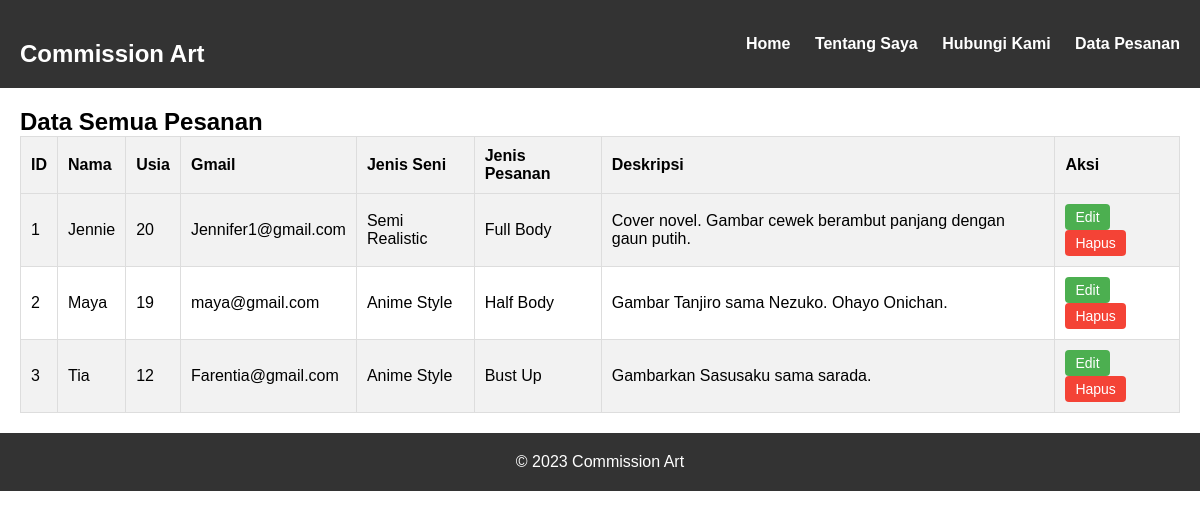
The app's page /detail.php with its own data.
### tables this page shows
CREATE TABLE `tb_art` (
  `id` int(10) NOT NULL,
  `jenisseni` varchar(50) NOT NULL,
  `jenispesanan` varchar(50) NOT NULL,
  `deskripsi` text NOT NULL,
  `nama` text NOT NULL,
  `age` int(20) NOT NULL,
  `gmail` varchar(25) NOT NULL,
  `katasandi` varchar(25) NOT NULL
);

### detail.php (the view, shortened to what this page needs)
<!DOCTYPE html>
<html lang="en">
<head>
    <link rel="stylesheet" href="style-order.css">
    <link rel="stylesheet" href="style.css">
</head>
<body>
    <header>
        <nav>
            <div class="logo">
                <h1>Commission Art</h1>
            </div>
            <ul>
                <li><a href="home.html">Home</a></li>
                <li><a href="about.html">Tentang Saya</a></li>
                <li><a href="contact.html">Hubungi Kami</a></li>
                <li><a href="detail.php">Data Pesanan</a></li>
            </ul>
        </nav>
    </header>
    <main>
        <section class="order-list">
            <h2>Data Semua Pesanan</h2>
            <table>
                <tr>
                    <th>ID</th>
                    <th>Nama</th>
                    <th>Usia</th>
                    <th>Gmail</th>
                    <th>Jenis Seni</th>
                    <th>Jenis Pesanan</th>
                    <th>Deskripsi</th>
                    <th>Aksi</th>
                </tr>
                <?php
                $host = "localhost";
                $user = "root";
                $pass = "";
                $database = "comission";
                $koneksi = mysqli_connect($host, $user, $pass, $database);
                $query = "SELECT * FROM tb_art";
                $result = mysqli_query($koneksi, $query);
                if (mysqli_num_rows($result) > 0) {
                    while ($row = mysqli_fetch_assoc($result)) {
                        echo "<tr>";
                        echo "<td>" . $row["id"] . "</td>";
                        echo "<td>" . $row["nama"] . "</td>";
                        echo "<td>" . $row["age"] . "</td>";
                        echo "<td>" . $row["gmail"] . "</td>";
                        echo "<td>" . $row["jenisseni"] . "</td>";
                        echo "<td>" . $row["jenispesanan"] . "</td>";
                        echo "<td>" . $row["deskripsi"] . "</td>";
                        echo "<td>
                            <a href='edit_pesanan.php?id=" . $row["id"] . "' class='edit-button'>Edit</a>
                            <a href='hapus_pesanan.php?id=" . $row["id"] . "' class='delete-button'>Hapus</a>
                        </td>";
                        echo "</tr>";
                    }
                } else {
                    echo "<tr><td colspan='8'>Tidak ada data pesanan.</td></tr>";
                }
                ?>
            </table>
        </section>
    </main>
    <footer>
        <p>&copy; 2023 Commission Art</p>
    </footer>
</body>
</html>

### style-order.css (style rules this page uses)
table { width: 100%; border-collapse: collapse; }
table, th, td { border: 1px solid #ddd; }
th, td { padding: 10px; text-align: left; }
th { background-color: #f2f2f2; }
tr:nth-child(even) { background-color: #f2f2f2; }
.edit-button { background-color: #4CAF50; color: white; padding: 5px 10px; border: none; text-align: center; text-decoration: none; display: inline-block; font-size: 14px; border-radius: 4px; cursor: pointer; }
.delete-button { background-color: #f44336; color: white; padding: 5px 10px; border: none; text-align: center; text-decoration: none; display: inline-block; font-size: 14px; border-radius: 4px; cursor: pointer; }

### style.css (style rules this page uses)
body, h1, h2, p, ul, li { margin: 0; padding: 0; }
body { font-family: Arial, sans-serif; }
header { background-color: #333; color: #fff; padding: 20px 0; }
nav { display: flex; justify-content: space-between; align-items: center; margin: 0 auto; max-width: 1200px; padding: 0 20px; }
.logo h1 { font-size: 24px; }
nav ul { list-style: none; }
nav ul li { display: inline; margin-left: 20px; }
nav ul li:first-child { margin-left: 0; }
nav ul li a { text-decoration: none; color: #fff; font-weight: bold; }
main { max-width: 1200px; margin: 0 auto; padding: 20px; }
footer { background-color: #333; color: #fff; text-align: center; padding: 20px 0; }
h1 { font-size: 24px; text-align: center; margin-top: 20px; }
body { background-color: #ffffff; color: #000000; }

### records on screen
tb_art: id "1", nama "Jennie", age "20", gmail "Jennifer1@gmail.com", jenisseni "Semi Realistic", jenispesanan "Full Body", deskripsi "Cover novel. Gambar cewek berambut panjang dengan gaun putih."
tb_art: id "2", nama "Maya", age "19", gmail "maya@gmail.com", jenisseni "Anime Style", jenispesanan "Half Body", deskripsi "Gambar Tanjiro sama Nezuko. Ohayo Onichan."
tb_art: id "3", nama "Tia", age "12", gmail "Farentia@gmail.com", jenisseni "Anime Style", jenispesanan "Bust Up", deskripsi "Gambarkan Sasusaku sama sarada."
